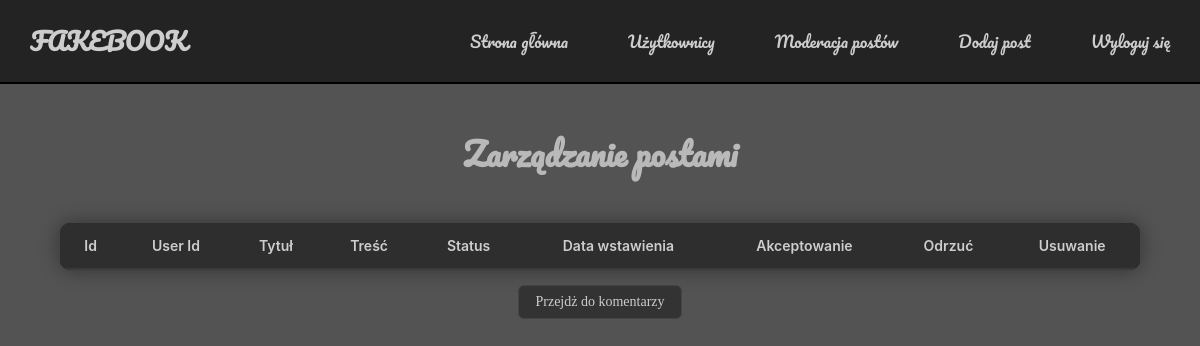
Page /posts_manegment.php (signed in) on the earlier database version.
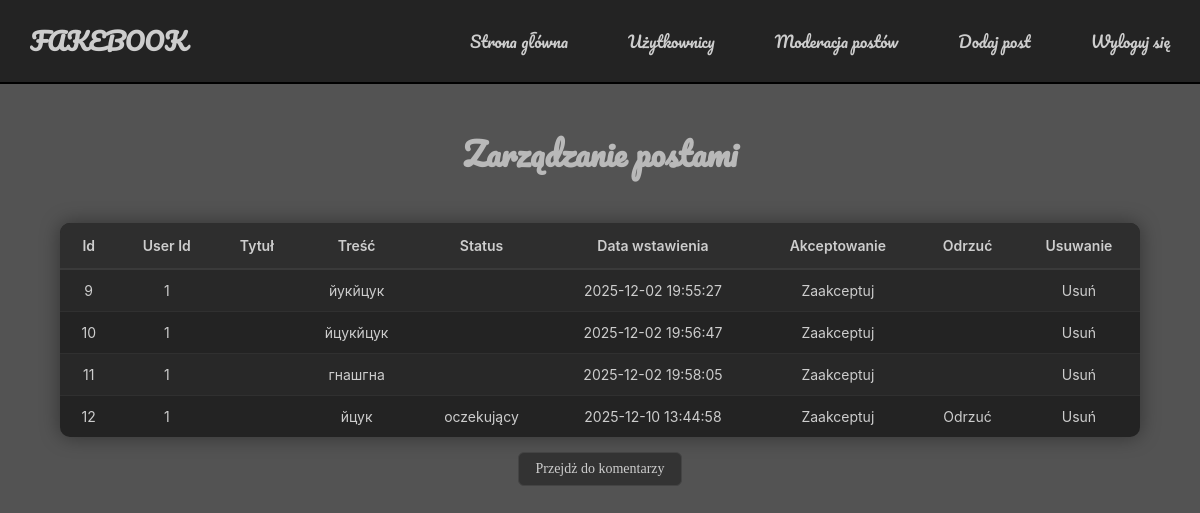
Same page on the later database version.
### tables this page shows
CREATE TABLE `posts` (
  `id` int(11) NOT NULL,
  `user_id` int(11) DEFAULT NULL,
  `title` varchar(255) DEFAULT NULL,
  `content` text DEFAULT NULL,
  `status` enum('oczekujący','akceptowane','niezaakceptowany') DEFAULT 'oczekujący',
  `date` datetime DEFAULT current_timestamp(),
  `image` varchar(255) DEFAULT NULL
);

### posts_manegment.php (the view, shortened to what this page needs)
<?php
include("includes/database.inc.php");
?>
<?php
if ($stmt = $connect->prepare('SELECT * FROM posts')) {
    $stmt->execute();
    $res = $stmt->get_result();
    ?>
    <div id="manegment_title">
        <h1>Zarządzanie postami</h1>
    </div>
    <div id="manegment_table">
        <table>
            <tr>
                <th>Id</th>
                <th>User Id</th>
                <th>Tytuł</th>
                <th>Treść</th>
                <th>Status</th>
                <th>Data wstawienia</th>
                <th>Akceptowanie</th>
                <th>Odrzuć</th>
                <th>Usuwanie</th>
            </tr>
            <?php
            while ($record = mysqli_fetch_assoc($res)) {
                ?>
                <tr>
                    <td><?php echo $record['id'] ?></td>
                    <td><?php echo $record['user_id'] ?></td>
                    <td class = "limit"><?php if($record['status'] == 'niezaakceptowany'){
                        echo $record['title'] . "</a></td>";
                    }elseif($record['status'] == 'zaakceptowany'){
                        echo "<a href='post.php?id=<?=". $record['id']. " ?>'>"; echo $record['title']. "</a></td>";
                    }?>
                    <td class = "limit"><?php echo $record['content'] ?></td>
                    <td><?php echo $record['status'] ?></td>
                    <td><?php echo $record['date'] ?></td>
                    <td class="limit">
                        <?php
                        if($record['status'] == 'zaakceptowany'){
                            echo"-";
                        }else{
                            echo"<a href='post_moderate.php?type=post&id={$record['id']}&action=approve'>Zaakceptuj</a> ";
                        }
                        ?>
                    </td>
                    <td>
                        <?php
                        if($record['status'] == 'zaakceptowany' || $record['status'] == 'oczekujący'){
                            echo"<a href='post_moderate.php?type=post&id={$record['id']}&action=reject'>Odrzuć</a>";
                        }elseif($record['status'] == 'niezaakceptowany'){
                            echo"-";
                        }
                        ?>
                    </td>
                    <td><a href="delete.php?type=post&id=<?php echo intval($record['id']); ?>&action=delete">Usuń</a></td>
                </tr>
                <?php
            }
            ?>
        </table>
    </div>
    <div class="add_user">
        <a class="button" href="comment_manegment.php">Przejdż do komentarzy</a>
    </div>
    <?php
}
?>
<?php
include("includes/footer.inc.php");
?>

Differences in the rows shown:
added posts: id "9", user "1", content "йукйцук", date "2025-12-02 19:55:27"
added posts: id "10", user "1", content "йцукйцук", date "2025-12-02 19:56:47"
added posts: id "11", user "1", content "гнашгна", date "2025-12-02 19:58:05"
added posts: id "12", user "1", content "йцук", status "oczekujący", date "2025-12-10 13:44:58"
